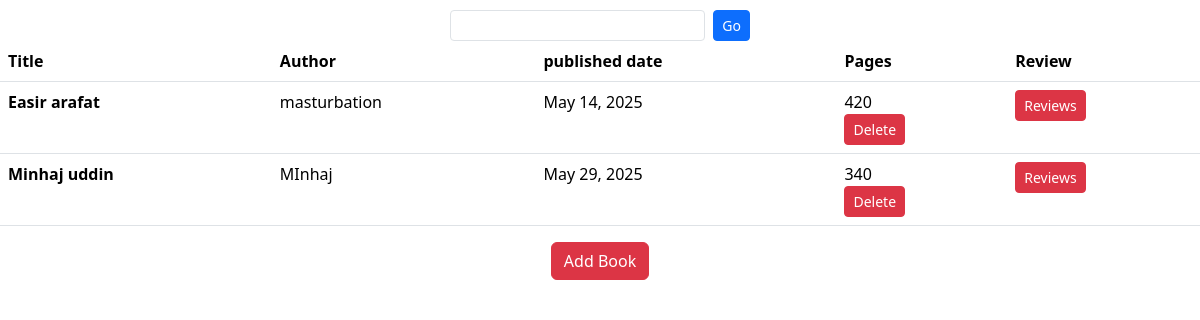
The app's page /search/ with its own data.
### minhaj/models.py (models this page shows, shortened)
class Book(models.Model):
    title=models.CharField(max_length=100)
    author=models.CharField(max_length=50)
    published_date=models.DateField()
    pages=models.IntegerField()

### minhaj/views.py (the view)
# urls.py: path('search/',views.search_book,name='search_book'),
def search_book(request):
    query=request.GET.get('q',' ')
    if query:
        results=Book.objects.filter(title__icontains=query)
        if len(results)==0:
            results=Book.objects.all()
    else:
        results=Book.objects.all()
    return render(request,'home.html',{'books':results,'query':query})

### minhaj/templates/home.html (shortened to what this page needs)
<!DOCTYPE html>
<html>
<head>
    <link href="https://cdn.jsdelivr.net/npm/bootstrap@5.3.5/dist/css/bootstrap.min.css" rel="stylesheet">
</head>
<body>
  <div class="d-flex justify-content-center align-items-center" style="margin-top:10px">
    <form class="d-flex" style="max-width: 300px; width: 100%;" method="GET" action="{% url 'search_book' %}">
      <input class="form-control form-control-sm me-2" type="search" placeholder="Search" name="q" value="{{query}}">
      <button class="btn btn-sm btn-primary" type="submit">Go</button>
    </form>
  </div>
    <table class="table">
        <thead>
          <tr>
            <th scope="col">Title</th>
            <th scope="col">Author</th>
            <th scope="col">published date</th>
            <th scope="col">Pages</th>
            <th scope="col">Review</th>
          </tr>
        </thead>
        <tbody >
          {% for st in books %}
          <tr>
            <th scope="row">{{st.title}}</th>
            <td>{{st.author}}</td>
            <td>{{st.published_date}}</td>
            <td>{{st.pages}} <form method="POST" action="{% url 'delete_book' st.id %}">
              <button type="submit" class="btn btn-danger btn-sm text-white">Delete</button>
            </form></td>
            <td><form method="POST" action="{% url 'reviews' st.title %}">
              <button type="submit" class="btn btn-danger btn-sm text-white">Reviews</button>
            </form></td>
          </tr>
          {% endfor %}
        </tbody>
      </table>
      <div style="text-align:center">
        <a class="btn btn-danger text-white" href="{% url 'add_book' %}">Add Book</a>
    </div>
</body>
</html>

### records on screen
Book: title "Easir arafat", author "masturbation", published_date "May 14, 2025", pages "420"
Book: title "Minhaj uddin", author "MInhaj", published_date "May 29, 2025", pages "340"
